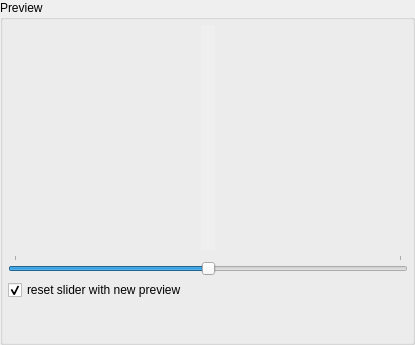
     <widget class="QGroupBox" name="grpPreview">
      <property name="enabled">
       <bool>true</bool>
      </property>
      <property name="minimumSize">
       <size>
        <width>415</width>
        <height>345</height>
       </size>
      </property>
      <property name="maximumSize">
       <size>
        <width>415</width>
        <height>345</height>
       </size>
      </property>
      <property name="locale">
       <locale language="English" country="UnitedStates"/>
      </property>
      <property name="title">
       <string>Preview</string>
      </property>
      <layout class="QVBoxLayout" name="verticalLayout_29">
       <property name="spacing">
        <number>5</number>
       </property>
       <property name="leftMargin">
        <number>5</number>
       </property>
       <property name="topMargin">
        <number>5</number>
       </property>
       <property name="rightMargin">
        <number>5</number>
       </property>
       <property name="bottomMargin">
        <number>5</number>
       </property>
       <item>
        <layout class="QHBoxLayout" name="hlPreviews">
         <property name="spacing">
          <number>0</number>
         </property>
         <item>
          <spacer name="horizontalSpacer_3">
           <property name="orientation">
            <enum>Qt::Horizontal</enum>
           </property>
           <property name="sizeHint" stdset="0">
            <size>
             <width>40</width>
             <height>20</height>
            </size>
           </property>
          </spacer>
         </item>
         <item>
          <widget class="QLabel" name="viwPreview1">
           <property name="minimumSize">
            <size>
             <width>0</width>
             <height>225</height>
            </size>
           </property>
           <property name="maximumSize">
            <size>
             <width>16777215</width>
             <height>225</height>
            </size>
           </property>
           <property name="autoFillBackground">
            <bool>true</bool>
           </property>
           <property name="locale">
            <locale language="English" country="UnitedStates"/>
           </property>
           <property name="text">
            <string/>
           </property>
          </widget>
         </item>
         <item>
          <widget class="QLabel" name="viwPreview2">
           <property name="minimumSize">
            <size>
             <width>0</width>
             <height>225</height>
            </size>
           </property>
           <property name="maximumSize">
            <size>
             <width>16777215</width>
             <height>225</height>
            </size>
           </property>
           <property name="mouseTracking">
            <bool>false</bool>
           </property>
           <property name="layoutDirection">
            <enum>Qt::RightToLeft</enum>
           </property>
           <property name="autoFillBackground">
            <bool>true</bool>
           </property>
           <property name="locale">
            <locale language="English" country="UnitedStates"/>
           </property>
           <property name="text">
            <string/>
           </property>
          </widget>
         </item>
         <item>
          <spacer name="horizontalSpacer_31">
           <property name="orientation">
            <enum>Qt::Horizontal</enum>
           </property>
           <property name="sizeHint" stdset="0">
            <size>
             <width>40</width>
             <height>20</height>
            </size>
           </property>
          </spacer>
         </item>
        </layout>
       </item>
       <item>
        <layout class="QHBoxLayout" name="horizontalLayout_59">
         <property name="spacing">
          <number>0</number>
         </property>
         <item>
          <spacer name="horizontalSpacer_49">
           <property name="orientation">
            <enum>Qt::Horizontal</enum>
           </property>
           <property name="sizeHint" stdset="0">
            <size>
             <width>40</width>
             <height>20</height>
            </size>
           </property>
          </spacer>
         </item>
         <item>
          <widget class="QSlider" name="sldPreview">
           <property name="minimumSize">
            <size>
             <width>400</width>
             <height>0</height>
            </size>
           </property>
           <property name="maximumSize">
            <size>
             <width>400</width>
             <height>16777215</height>
            </size>
           </property>
           <property name="locale">
            <locale language="English" country="UnitedStates"/>
           </property>
           <property name="maximum">
            <number>400</number>
           </property>
           <property name="value">
            <number>200</number>
           </property>
           <property name="orientation">
            <enum>Qt::Horizontal</enum>
           </property>
           <property name="invertedAppearance">
            <bool>false</bool>
           </property>
           <property name="tickPosition">
            <enum>QSlider::TicksAbove</enum>
           </property>
           <property name="tickInterval">
            <number>400</number>
           </property>
          </widget>
         </item>
         <item>
          <spacer name="horizontalSpacer_50">
           <property name="orientation">
            <enum>Qt::Horizontal</enum>
           </property>
           <property name="sizeHint" stdset="0">
            <size>
             <width>40</width>
             <height>20</height>
            </size>
           </property>
          </spacer>
         </item>
        </layout>
       </item>
       <item>
        <widget class="QCheckBox" name="ckbPrevResSlider">
         <property name="locale">
          <locale language="English" country="UnitedStates"/>
         </property>
         <property name="text">
          <string>reset slider with new preview</string>
         </property>
         <property name="checked">
          <bool>true</bool>
         </property>
        </widget>
       </item>
       <item>
        <spacer name="verticalSpacer_6">
         <property name="orientation">
          <enum>Qt::Vertical</enum>
         </property>
         <property name="sizeHint" stdset="0">
          <size>
           <width>20</width>
           <height>40</height>
          </size>
         </property>
        </spacer>
       </item>
      </layout>
     </widget>
